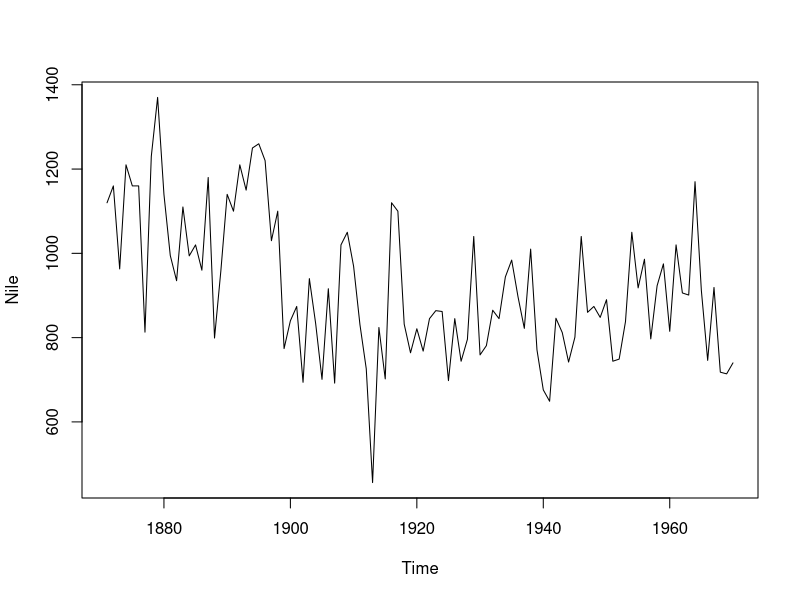
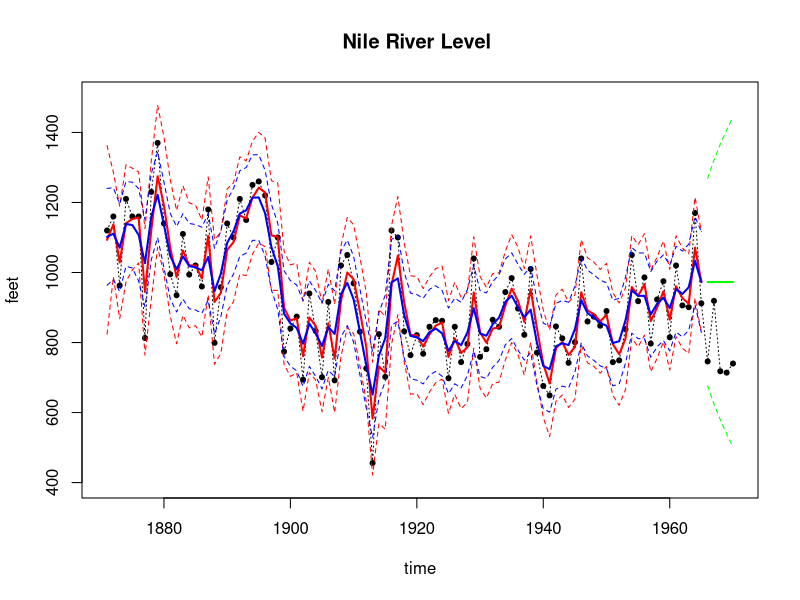

Generate these figures, in order, with R:
# NDLM model that assumes observational variance v unknown, 
#system covariance known/specified using discount factor


## create list for matrices
set_up_dlm_matrices_unknown_v <- function(Ft, Gt, Wt_star){
  if(!is.array(Gt)){
    Stop("Gt and Ft should be array")
  }
  if(missing(Wt_star)){
    return(list(Ft=Ft, Gt=Gt))
  }else{
    return(list(Ft=Ft, Gt=Gt, Wt_star=Wt_star))
  }
}


## create list for initial states
set_up_initial_states_unknown_v <- function(m0, C0_star, n0, S0){
  return(list(m0=m0, C0_star=C0_star, n0=n0, S0=S0))
}

forward_filter_unknown_v <- function(data, matrices, 
                                     initial_states, delta){
  ## retrieve dataset
  yt <- data$yt
  T<- length(yt)
  
  ## retrieve matrices
  Ft <- matrices$Ft
  Gt <- matrices$Gt
  if(missing(delta)){
    Wt_star <- matrices$Wt_star
  }
  
  ## retrieve initial state
  m0 <- initial_states$m0
  C0_star <- initial_states$C0_star
  n0 <- initial_states$n0
  S0 <- initial_states$S0
  C0 <- S0*C0_star
  
  ## create placeholder for results
  d <- dim(Gt)[1]
  at <- matrix(0, nrow=T, ncol=d)
  Rt <- array(0, dim=c(d, d, T))
  ft <- numeric(T)
  Qt <- numeric(T)
  mt <- matrix(0, nrow=T, ncol=d)
  Ct <- array(0, dim=c(d, d, T))
  et <- numeric(T)
  nt <- numeric(T)
  St <- numeric(T)
  dt <- numeric(T)
  
  # moments of priors at t
  for(i in 1:T){
    if(i == 1){
      at[i, ] <- Gt[, , i] %*% m0
      Pt <- Gt[, , i] %*% C0 %*% t(Gt[, , i])
      Pt <- 0.5*Pt + 0.5*t(Pt)
      if(missing(delta)){
        Wt <- Wt_star[, , i]*S0
        Rt[, , i] <- Pt + Wt
        Rt[,,i] <- 0.5*Rt[,,i]+0.5*t(Rt[,,i])
      }else{
        Rt[, , i] <- Pt/delta
        Rt[,,i] <- 0.5*Rt[,,i]+0.5*t(Rt[,,i])
      }
      
    }else{
      at[i, ] <- Gt[, , i] %*% t(mt[i-1, , drop=FALSE])
      Pt <- Gt[, , i] %*% Ct[, , i-1] %*% t(Gt[, , i])
      if(missing(delta)){
        Wt <- Wt_star[, , i] * St[i-1]
        Rt[, , i] <- Pt + Wt
        Rt[,,i]=0.5*Rt[,,i]+0.5*t(Rt[,,i])
      }else{
        Rt[, , i] <- Pt/delta
        Rt[,,i] <- 0.5*Rt[,,i]+0.5*t(Rt[,,i])
      }
    }
    
    # moments of one-step forecast:
    ft[i] <- t(Ft[, , i]) %*% t(at[i, , drop=FALSE]) 
    Qt[i] <- t(Ft[, , i]) %*% Rt[, , i] %*% Ft[, , i] + 
      ifelse(i==1, S0, St[i-1])
    et[i] <- yt[i] - ft[i]
    
    nt[i] <- ifelse(i==1, n0, nt[i-1]) + 1
    St[i] <- ifelse(i==1, S0, 
                    St[i-1])*(1 + 1/nt[i]*(et[i]^2/Qt[i]-1))
    
    # moments of posterior at t:
    At <- Rt[, , i] %*% Ft[, , i] / Qt[i]
    
    mt[i, ] <- at[i, ] + t(At) * et[i]
    Ct[, , i] <- St[i]/ifelse(i==1, S0, 
                              St[i-1])*(Rt[, , i] - Qt[i] * At %*% t(At))
    Ct[,,i] <- 0.5*Ct[,,i]+0.5*t(Ct[,,i])
  }
  cat("Forward filtering is completed!\n")
  return(list(mt = mt, Ct = Ct,  at = at, Rt = Rt, 
              ft = ft, Qt = Qt,  et = et, 
              nt = nt, St = St))
}

### smoothing function ###
backward_smoothing_unknown_v <- function(data, matrices, 
                                         posterior_states,delta){
  ## retrieve data 
  yt <- data$yt
  T <- length(yt) 
  
  ## retrieve matrices
  Ft <- matrices$Ft
  Gt <- matrices$Gt
  
  ## retrieve matrices
  mt <- posterior_states$mt
  Ct <- posterior_states$Ct
  Rt <- posterior_states$Rt
  nt <- posterior_states$nt
  St <- posterior_states$St
  at <- posterior_states$at
  
  ## create placeholder for posterior moments 
  mnt <- matrix(NA, nrow = dim(mt)[1], ncol = dim(mt)[2])
  Cnt <- array(NA, dim = dim(Ct))
  fnt <- numeric(T)
  Qnt <- numeric(T)
  
  for(i in T:1){
    if(i == T){
      mnt[i, ] <- mt[i, ]
      Cnt[, , i] <- Ct[, , i]
    }else{
      if(missing(delta)){
        inv_Rtp1 <- chol2inv(chol(Rt[, , i+1]))
        Bt <- Ct[, , i] %*% t(Gt[, , i+1]) %*% inv_Rtp1
        mnt[i, ] <- mt[i, ] + Bt %*% (mnt[i+1, ] - at[i+1, ])
        Cnt[, , i] <- Ct[, , i] + Bt %*% (Cnt[, , i+1] - 
                                            Rt[, , i+1]) %*% t(Bt)
        Cnt[,,i] <- 0.5*Cnt[,,i]+0.5*t(Cnt[,,i])
      }else{
        inv_Gt <- solve(Gt[, , i+1])
        mnt[i, ] <- (1-delta)*mt[i, ] + 
          delta*inv_Gt %*% t(mnt[i+1, ,drop=FALSE])
        Cnt[, , i] <- (1-delta)*Ct[, , i] + 
          delta^2*inv_Gt %*% Cnt[, , i + 1]  %*% t(inv_Gt)
        Cnt[,,i] <- 0.5*Cnt[,,i]+0.5*t(Cnt[,,i])
      }
    }
    fnt[i] <- t(Ft[, , i]) %*% t(mnt[i, , drop=FALSE])
    Qnt[i] <- t(Ft[, , i]) %*% t(Cnt[, , i]) %*% Ft[, , i]
  }
  for(i in 1:T){
    Cnt[,,i]=St[T]*Cnt[,,i]/St[i] 
    Qnt[i]=St[T]*Qnt[i]/St[i]
  }
  cat("Backward smoothing is completed!\n")
  return(list(mnt = mnt, Cnt = Cnt, fnt=fnt, Qnt=Qnt))
}

## Forecast Distribution for k step
forecast_function_unknown_v <- function(posterior_states, k, 
                                        matrices, delta){
  
  ## retrieve matrices
  Ft <- matrices$Ft
  Gt <- matrices$Gt
  if(missing(delta)){
    Wt_star <- matrices$Wt_star
  }
  
  mt <- posterior_states$mt
  Ct <- posterior_states$Ct
  St <- posterior_states$St
  at <- posterior_states$at
  
  ## set up matrices
  T <- dim(mt)[1] # time points
  d <- dim(mt)[2] # dimension of state parameter vector
  
  ## placeholder for results
  at <- matrix(NA, nrow = k, ncol = d)
  Rt <- array(NA, dim=c(d, d, k))
  ft <- numeric(k)
  Qt <- numeric(k)
  
  for(i in 1:k){
    ## moments of state distribution
    if(i == 1){
      at[i, ] <- Gt[, , T+i] %*% t(mt[T, , drop=FALSE])
      
      if(missing(delta)){
        Rt[, , i] <- Gt[, , T+i] %*% Ct[, , T] %*% 
          t(Gt[, , T+i]) + St[T]*Wt_star[, , T+i]
      }else{
        Rt[, , i] <- Gt[, , T+i] %*% Ct[, , T] %*% 
          t(Gt[, , T+i])/delta
      }
      Rt[,,i] <- 0.5*Rt[,,i]+0.5*t(Rt[,,i])
      
    }else{
      at[i, ] <- Gt[, , T+i] %*% t(at[i-1, , drop=FALSE])
      if(missing(delta)){
        Rt[, , i] <- Gt[, , T+i] %*% Rt[, , i-1] %*% 
          t(Gt[, , T+i]) + St[T]*Wt_star[, , T + i]
      }else{
        Rt[, , i] <- Gt[, , T+i] %*% Rt[, , i-1] %*% 
          t(Gt[, , T+i])/delta
      }
      Rt[,,i] <- 0.5*Rt[,,i]+0.5*t(Rt[,,i])
    }
    
    
    ## moments of forecast distribution
    ft[i] <- t(Ft[, , T+i]) %*% t(at[i, , drop=FALSE])
    Qt[i] <- t(Ft[, , T+i]) %*% Rt[, , i] %*% Ft[, , T+i] + 
      St[T]
  }
  cat("Forecasting is completed!\n") # indicator of completion
  return(list(at=at, Rt=Rt, ft=ft, Qt=Qt))
}

## obtain 95% credible interval
get_credible_interval_unknown_v <- function(ft, Qt, nt, 
                                            quantile = c(0.025, 0.975)){
  bound <- matrix(0, nrow=length(ft), ncol=2)
  
  if ((length(nt)==1)){
    for (t in 1:length(ft)){
      t_quantile <- qt(quantile[1], df = nt)
      bound[t, 1] <- ft[t] + t_quantile*sqrt(as.numeric(Qt[t])) 
      
      # upper bound of 95% credible interval
      t_quantile <- qt(quantile[2], df = nt)
      bound[t, 2] <- ft[t] + 
        t_quantile*sqrt(as.numeric(Qt[t]))}
  }else{
    # lower bound of 95% credible interval
    for (t in 1:length(ft)){
      t_quantile <- qt(quantile[1], df = nt[t])
      bound[t, 1] <- ft[t] + 
        t_quantile*sqrt(as.numeric(Qt[t])) 
      
      # upper bound of 95% credible interval
      t_quantile <- qt(quantile[2], df = nt[t])
      bound[t, 2] <- ft[t] + 
        t_quantile*sqrt(as.numeric(Qt[t]))}
  }
  return(bound)
  
}



## Example: Nile River Level (in 10^8 m^3), 1871-1970 
## Model: First order polynomial DLM
plot(Nile) 
n=length(Nile) #n=100 observations 
k=5
T=n-k
data_T=Nile[1:T]
test_data=Nile[(T+1):n]
data=list(yt = data_T)


## set up matrices for first order polynomial model 
Ft=array(1, dim = c(1, 1, n))
Gt=array(1, dim = c(1, 1, n))
Wt_star=array(1, dim = c(1, 1, n))
m0=as.matrix(800)
C0_star=as.matrix(10)
n0=1
S0=10

## wrap up all matrices and initial values
matrices = set_up_dlm_matrices_unknown_v(Ft, Gt, Wt_star)
initial_states = set_up_initial_states_unknown_v(m0, 
                                                 C0_star, n0, S0)

## filtering 
results_filtered = forward_filter_unknown_v(data, matrices, 
                                            initial_states)
ci_filtered=get_credible_interval_unknown_v(results_filtered$mt, 
                                            results_filtered$Ct, 
                                            results_filtered$nt)

## smoothing
results_smoothed=backward_smoothing_unknown_v(data, matrices, 
                                              results_filtered)
ci_smoothed=get_credible_interval_unknown_v(results_smoothed$mnt, 
                                            results_smoothed$Cnt, 
                                            results_filtered$nt[T])

## one-step ahead forecasting
results_forecast=forecast_function_unknown_v(results_filtered, 
                                             k,  matrices)
ci_forecast=get_credible_interval_unknown_v(results_forecast$ft, 
                                            results_forecast$Qt, 
                                            results_filtered$nt[T])


## plot results
index=seq(1871, 1970, length.out = length(Nile))
index_filt=index[1:T]
index_forecast=index[(T+1):(T+k)]

plot(index, Nile, main = "Nile River Level ",type='l',
     xlab="time",ylab="feet",lty=3,ylim=c(400,1500))
points(index,Nile,pch=20)

lines(index_filt,results_filtered$mt, type='l', col='red',lwd=2)
lines(index_filt,ci_filtered[, 1], type='l', col='red', lty=2)
lines(index_filt,ci_filtered[, 2], type='l', col='red', lty=2)
lines(index_filt,results_smoothed$mnt, type='l', col='blue',lwd=2)
lines(index_filt, ci_smoothed[, 1], type='l', col='blue', lty=2)
lines(index_filt, ci_smoothed[, 2], type='l', col='blue', lty=2)

lines(index_forecast, results_forecast$ft, type='l', 
      col='green',lwd=2)
lines(index_forecast, ci_forecast[, 1], type='l', 
      col='green', lty=2)
lines(index_forecast, ci_forecast[, 2], type='l', 
      col='green', lty=2)

